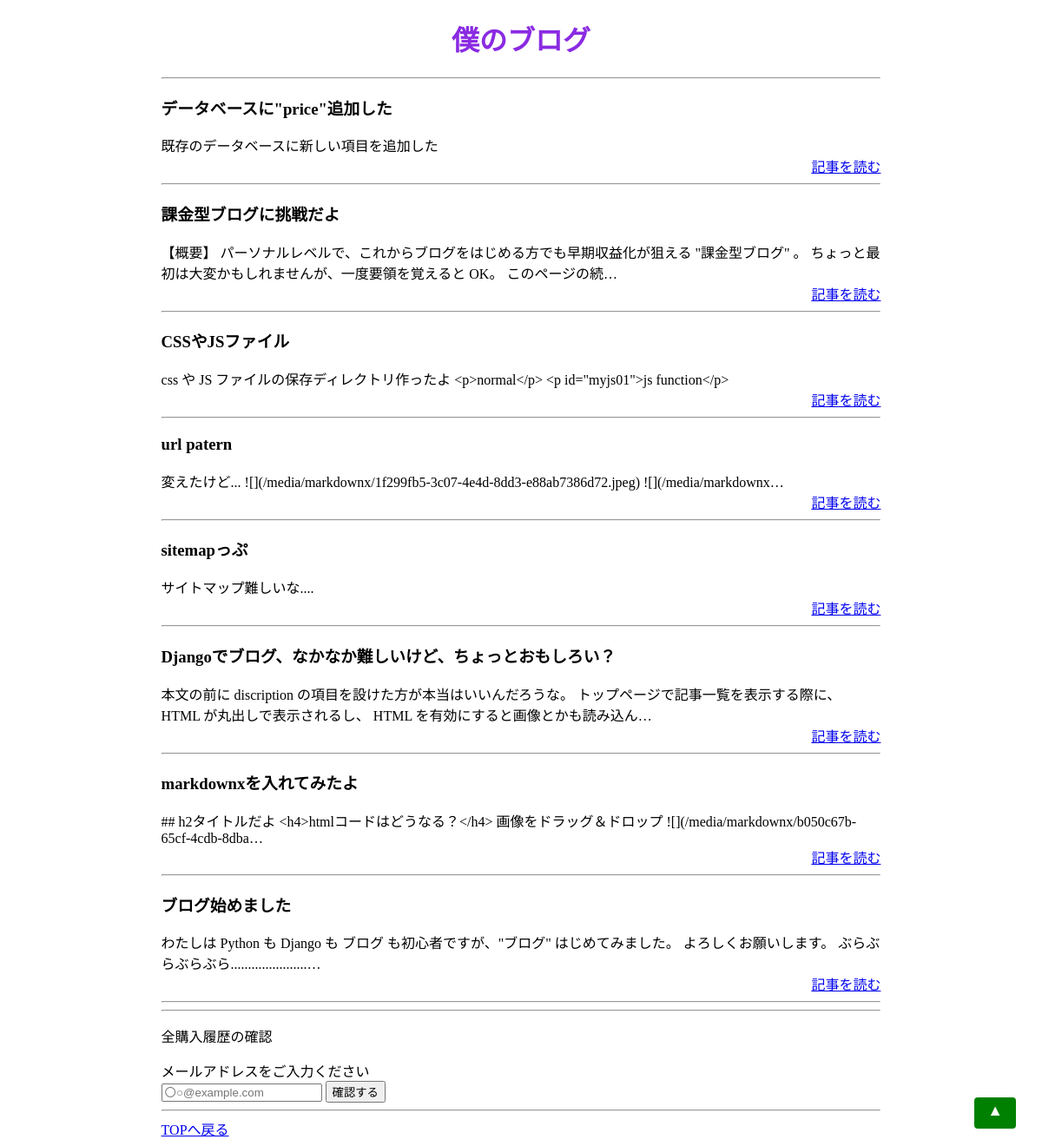
The app's page /, older data.
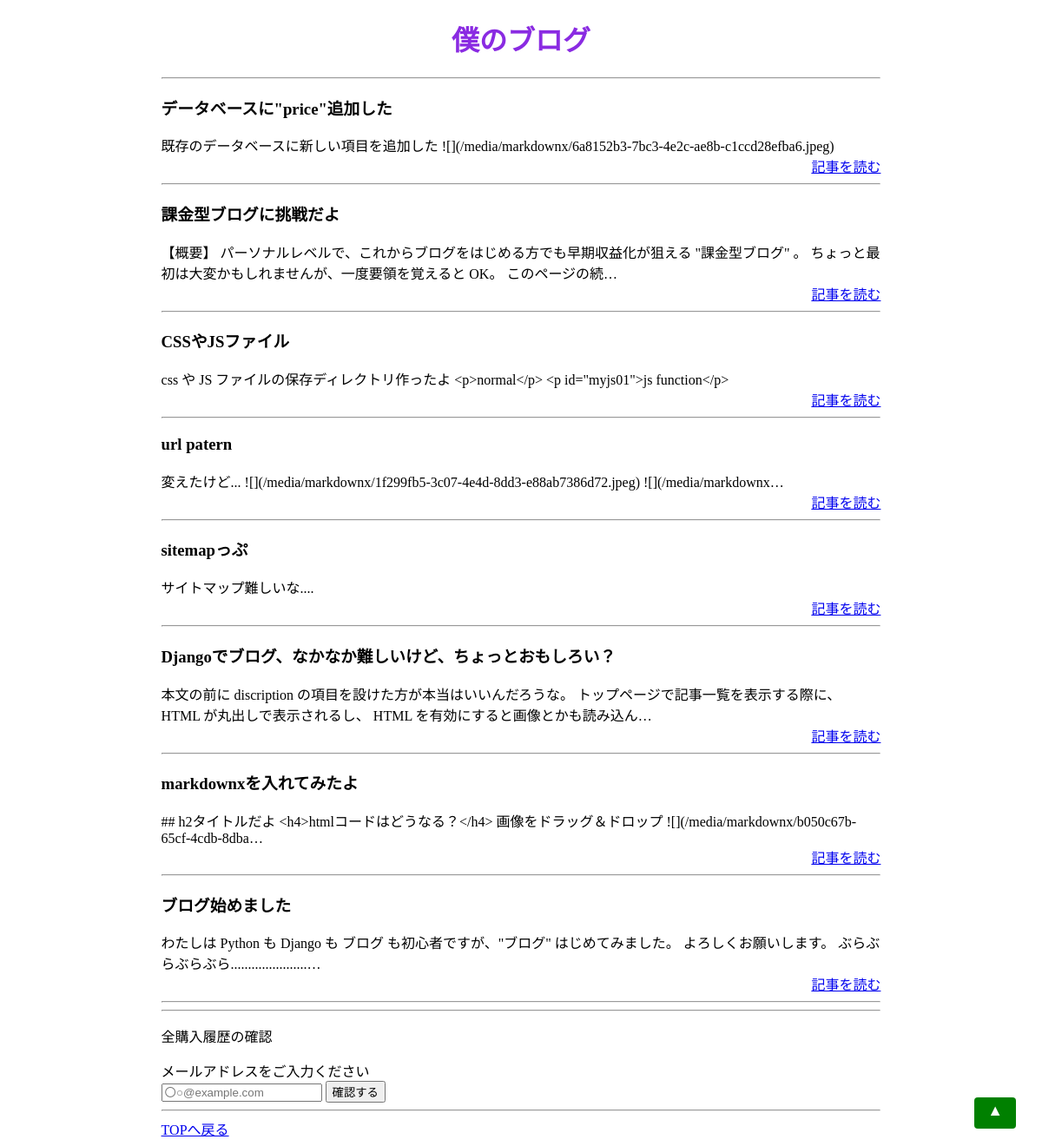
The same page, newer data.
### blog/models.py (models this page shows, shortened)
class Post(models.Model):
    title = models.CharField(max_length=100)
    slug = models.SlugField()
    text = MarkdownxField()
    price = models.IntegerField(null=True)
    created_datetime = models.DateTimeField(auto_now_add=True)
    updated_datetime = models.DateTimeField(auto_now=True)

### blog/views.py (the view)
# urls.py: path('', views.index, name='index'),
def index(request):
    posts = Post.objects.order_by('-created_datetime')
    return render(request, 'blog/index.html',{'posts':posts})

### blog/templates/blog/index.html (shortened to what this page needs)
{% extends 'blog/base.html' %}
{% block content %}
    <h1 style="text-align: center;">僕のブログ</h1>
        <hr />
        {% for post in posts %}
        <div>
            <h3>{{ post.title }}</h3>
            <div>{{ post.text | truncatechars:100 }}</div>
            <div style="text-align: right;">
                <a href="{% url 'post:fee_detail' slug=post.slug %}">記事を読む</a>
            </div>
        </div>
        <hr />
        {% endfor %}
        <hr>
        <p>全購入履歴の確認</p>
        <form action="{% url 'post:check_history' %}" method="post">
            <label for="check_history_mail">
                メールアドレスをご入力ください
            </label><br>
            <input id="email" name="check_history_mail"  type="email" placeholder="〇○@example.com"  required>
            <button type="submit">確認する</button>
        </form>
        <hr>
{% endblock %}

Row changes from the older to the newer data that the page shows:
changed Post "データベースに\"price\"追加した": text "既存のデータベースに新しい項目を追加した" → "既存のデータベースに新しい項目を追加した ![](/media/markdownx/6a8152b3-7bc3-4e2c-ae8b-c1ccd28efba6.jpeg)"
